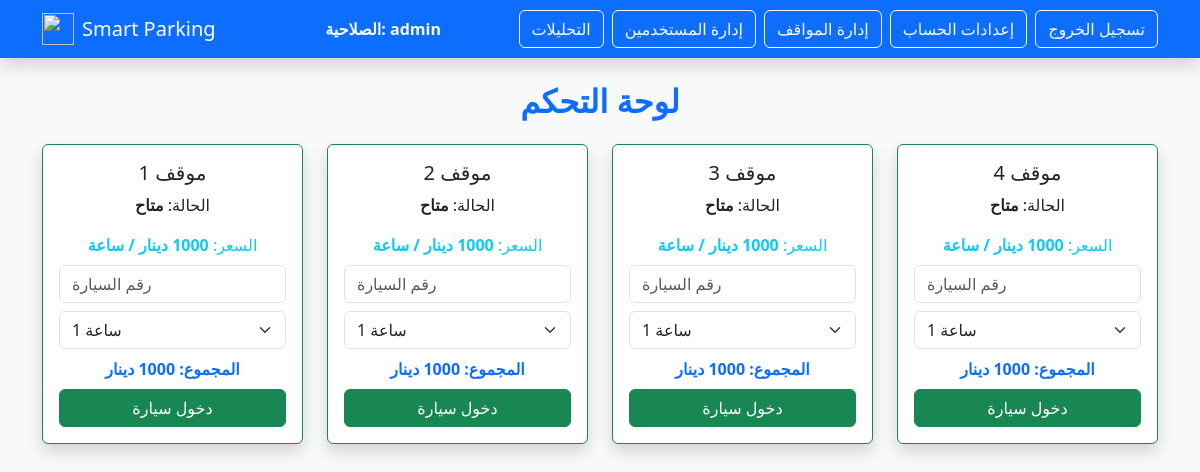
The page /dashboard (signed in) on the database as committed earlier.
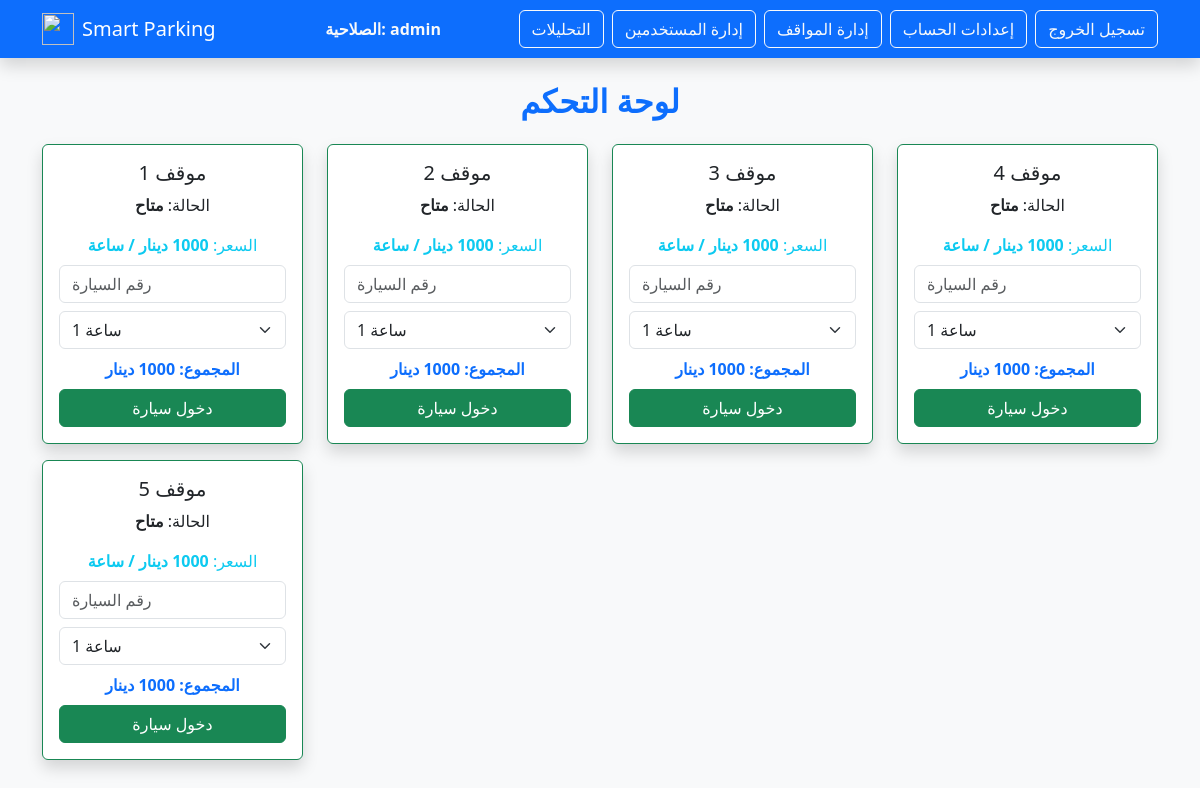
The same page on the database as committed later.
### tables this page shows
CREATE TABLE slots (
        id INTEGER PRIMARY KEY AUTOINCREMENT,
        status TEXT NOT NULL DEFAULT 'free',
        car_number TEXT,
        user_id INTEGER,
        FOREIGN KEY(user_id) REFERENCES users(id)
    );

### app.py (the view)
@app.route("/dashboard")
def dashboard():
    auth_redirect = require_login()
    if auth_redirect:
        return auth_redirect
    with get_db_connection() as connection:
        rows = connection.execute(
            """
            SELECT s.id, s.status, s.car_number, s.user_id, u.username AS owner_name
            FROM slots s
            LEFT JOIN users u ON u.id = s.user_id
            ORDER BY s.id
            """
        ).fetchall()
    slots = [
        (row["id"], row["status"], row["car_number"], row["user_id"], row["owner_name"])
        for row in rows
    ]
    if session.get("role") == "customer":
        return render_template("customer_dashboard.html", slots=slots, role="customer")
    return render_template("dashboard.html", slots=slots, role=session.get("role", "operator"))

### app.py (called while the page is built)
def get_db_connection() -> sqlite3.Connection:
    connection = sqlite3.connect(DB_PATH)
    connection.row_factory = sqlite3.Row
    return connection

def require_login():
    if "user_id" not in session:
        return redirect(url_for("login"))
    return None

### templates/dashboard.html (shortened to what this page needs)
<!DOCTYPE html>
<html lang="ar">
<head>
    <link rel="stylesheet" href="https://cdn.jsdelivr.net/npm/bootstrap@5.3.0/dist/css/bootstrap.min.css">
</head>
<body class="bg-light">
    <nav class="navbar navbar-expand-lg navbar-dark bg-primary shadow">
        <div class="container">
            <a class="navbar-brand d-flex align-items-center" href="#">
                <img src="https://cdn-icons-png.flaticon.com/512/743/743007.png" width="32" height="32" class="me-2">
                Smart Parking
            </a>
            <span class="text-light ms-3 fw-bold">الصلاحية: {{ role }}</span>
            <div class="d-flex">
                {% if role == 'admin' %}
                <a href="/analytics" class="btn btn-outline-light me-2">التحليلات</a>
                <a href="/users" class="btn btn-outline-light me-2">إدارة المستخدمين</a>
                <a href="/slots" class="btn btn-outline-light me-2">إدارة المواقف</a>
                {% endif %}
                <a href="/account" class="btn btn-outline-light me-2">إعدادات الحساب</a>
                <a href="/logout" class="btn btn-outline-light">تسجيل الخروج</a>
            </div>
        </div>
    </nav>
    <div class="container mt-4">
        <h2 class="mb-4 text-center text-primary fw-bold">لوحة التحكم</h2>
        <div class="row">
            {% for slot in slots %}
            <div class="col-md-3 mb-3">
                <div class="card shadow border-{{ 'success' if slot[1]=='free' else 'danger' }}">
                    <div class="card-body text-center">
                        <h5 class="card-title">موقف {{ slot[0] }}</h5>
                        <p class="card-text">الحالة: <span class="fw-bold">{{ 'متاح' if slot[1]=='free' else 'مشغول' }}</span></p>
                        <p class="card-text text-info mb-2">السعر: <span class="fw-bold">1000 دينار / ساعة</span></p>
                        <form method="post" action="/slot/{{ slot[0] }}/toggle">
                            {% if slot[1] == 'free' %}
                                <input type="text" name="car_number" class="form-control mb-2" placeholder="رقم السيارة" required>
                                <select name="hours" class="form-select mb-2" id="hours-{{ slot[0] }}" onchange="updateTotal({{ slot[0] }})">
                                    <option value="1">1 ساعة</option>
                                </select>
                                <div class="mb-2 text-primary fw-bold" id="total-{{ slot[0] }}">المجموع: 1000 دينار</div>
                                <button type="submit" class="btn btn-success w-100">دخول سيارة</button>
                            {% else %}
                                <div class="mb-2 fw-bold">رقم السيارة: {{ slot[2] if slot|length > 2 and slot[2] else '---' }}</div>
                                {% if slot|length > 4 and slot[4] %}
                                    <div class="mb-2 fw-bold">اسم الزبون: {{ slot[4] }}</div>
                                {% endif %}
                                <button type="submit" class="btn btn-danger w-100">خروج سيارة</button>
                            {% endif %}
                        </form>
                    </div>
                </div>
            </div>
            {% endfor %}
        </div>
    </div>
</body>
</html>

Rows that differ between the two databases and show on the page:
added slots: id "5", status "متاح", hours "1 ساعة"
